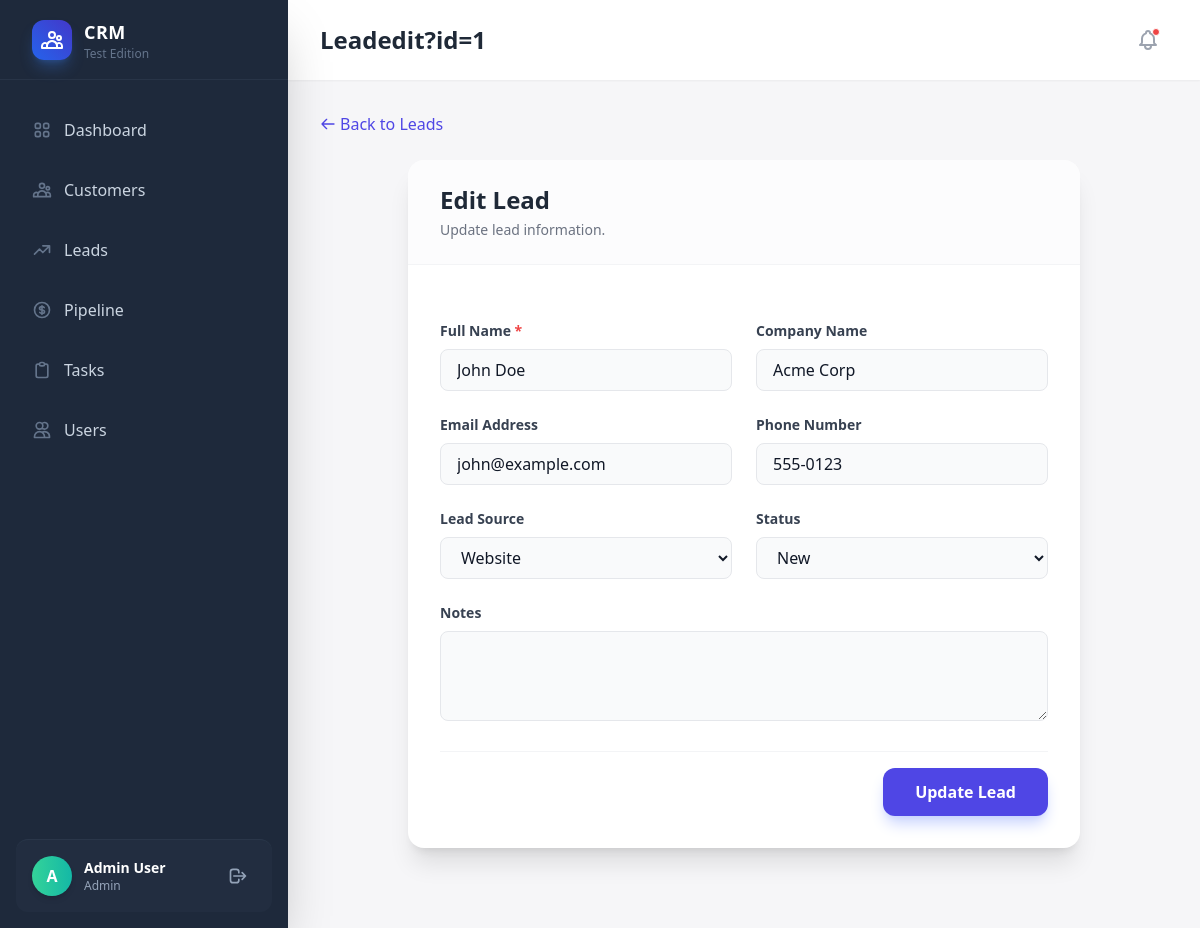
The page /lead/edit?id=1 (signed in) on the database its author committed.
### tables this page shows
CREATE TABLE `leads` (
  `id` int(11) NOT NULL,
  `name` varchar(255) NOT NULL,
  `email` varchar(255) DEFAULT NULL,
  `phone` varchar(50) DEFAULT NULL,
  `company` varchar(255) DEFAULT NULL,
  `source` varchar(100) DEFAULT 'Website',
  `status` varchar(50) DEFAULT 'New',
  `notes` text DEFAULT NULL,
  `created_by` int(11) DEFAULT NULL,
  `created_at` timestamp NOT NULL DEFAULT current_timestamp()
);

### app/controllers/LeadController.php (called while the page is built, shortened)
<?php
class LeadController extends Controller
{
    public function edit()
    {
        $id = $_GET['id'] ?? null;
        $leadModel = new Lead();
        $lead = $leadModel->findById($id);
        $this->view('leads/edit', ['lead' => $lead]);
    }
}

### app/core/App.php (called while the page is built, shortened)
<?php
class App
{
    protected $method = 'index';
    public function __construct()
    {
        $url = $this->parseUrl();
        if (isset($url[0])) {
            if ($url[0] == 'login') {
                $this->controller = 'AuthController';
                $this->method = 'login';
                unset($url[0]);
            } elseif ($url[0] == 'logout') {
                $this->controller = 'AuthController';
                $this->method = 'logout';
                unset($url[0]);
            } else {
                $potentialController = ucfirst($url[0]) . 'Controller';
                if (file_exists('../app/controllers/' . $potentialController . '.php')) {
                    unset($url[0]);
                }
            }
        }
        $this->controller = new $this->controller;
        if (isset($url[1])) {
            if (method_exists($this->controller, $url[1])) {
                $this->method = $url[1];
                unset($url[1]);
            }
        }
        $this->params = $url ? array_values($url) : [];
        call_user_func_array([$this->controller, $this->method], $this->params);
    }
    public function parseUrl()
    {
        if (isset($_GET['url'])) {
            return explode('/', filter_var(rtrim($_GET['url'], '/'), FILTER_SANITIZE_URL));
        }
        return [];
    }
}

### public/index.php (called while the page is built, shortened)
<?php
require_once '../app/init.php';
$app = new App();

### app/init.php (called while the page is built, shortened)
<?php
spl_autoload_register(function ($className) {
    $className = str_replace('App\\', '', $className);
    $path = __DIR__ . '/' . str_replace('\\', '/', $className) . '.php';
});

### config/database.php (called while the page is built)
<?php
return [
    'host' => '127.0.0.1',
    'dbname' => 'professional_crm',
    'username' => 'root',
    'password' => '',
    'charset' => 'utf8mb4'
];

### app/core/Database.php (called while the page is built, shortened)
<?php
class Database
{
    private static $instance = null;
    private $pdo;
    private function __construct()
    {
        try {
            $config = require __DIR__ . '/../../config/database.php';
            $dsn = "mysql:host={$config['host']};dbname={$config['dbname']};charset={$config['charset']}";
            $this->pdo = new PDO($dsn, $config['username'], $config['password']);
            $this->pdo->setAttribute(PDO::ATTR_ERRMODE, PDO::ERRMODE_EXCEPTION);
            $this->pdo->setAttribute(PDO::ATTR_DEFAULT_FETCH_MODE, PDO::FETCH_ASSOC);
        } catch (PDOException $e) {
            die("Database Connection Failed: " . $e->getMessage());
        }
    }
    public static function getInstance()
    {
        if (self::$instance === null) {
            self::$instance = new self();
        }
        return self::$instance;
    }
    public function getConnection()
    {
        return $this->pdo;
    }
}

### app/models/Lead.php (called while the page is built, shortened)
<?php
class Lead
{
    private $pdo;
    public function __construct()
    {
        $this->pdo = Database::getInstance()->getConnection();
    }
    public function findById($id)
    {
        $stmt = $this->pdo->prepare("SELECT * FROM leads WHERE id = ?");
        $stmt->execute([$id]);
        return $stmt->fetch();
    }
}

### app/views/leads/edit.php (the view, shortened to what this page needs)
<?php include __DIR__ . '/../layouts/header.php'; ?>
<div class="mb-6">
    <a href="<?= BASE_URL ?>/lead" class="text-indigo-600 hover:text-indigo-800 flex items-center">
        <svg class="w-4 h-4 mr-1" fill="none" stroke="currentColor" viewBox="0 0 24 24">
            <path stroke-linecap="round" stroke-linejoin="round" stroke-width="2" d="M10 19l-7-7m0 0l7-7m-7 7h18">
            </path>
        </svg>
        Back to Leads
    </a>
</div>
<div class="max-w-2xl mx-auto bg-white rounded-2xl shadow-xl overflow-hidden">
    <div class="px-8 py-6 border-b border-gray-100 bg-gray-50/50">
        <h2 class="text-2xl font-bold text-gray-800">Edit Lead</h2>
        <p class="text-gray-500 text-sm mt-1">Update lead information.</p>
    </div>
    <div class="p-8">
        <form action="<?= BASE_URL ?>/lead/update" method="POST" class="space-y-6">
            <div class="grid grid-cols-1 md:grid-cols-2 gap-6">
                <div>
                    <label class="block text-sm font-semibold text-gray-700 mb-2">Full Name <span
                            class="text-red-500">*</span></label>
                    <input type="text" name="name" required value="<?php echo htmlspecialchars($lead['name']); ?>"
                        class="w-full px-4 py-2 bg-gray-50 border border-gray-200 rounded-lg focus:bg-white focus:border-indigo-500 focus:ring-4 focus:ring-indigo-500/10 transition outline-none">
                </div>
                <div>
                    <label class="block text-sm font-semibold text-gray-700 mb-2">Company Name</label>
                    <input type="text" name="company" value="<?php echo htmlspecialchars($lead['company'] ?? ''); ?>"
                        class="w-full px-4 py-2 bg-gray-50 border border-gray-200 rounded-lg focus:bg-white focus:border-indigo-500 focus:ring-4 focus:ring-indigo-500/10 transition outline-none">
                </div>
            </div>
            <div class="grid grid-cols-1 md:grid-cols-2 gap-6">
                <div>
                    <label class="block text-sm font-semibold text-gray-700 mb-2">Email Address</label>
                    <input type="email" name="email" value="<?php echo htmlspecialchars($lead['email'] ?? ''); ?>"
                        class="w-full px-4 py-2 bg-gray-50 border border-gray-200 rounded-lg focus:bg-white focus:border-indigo-500 focus:ring-4 focus:ring-indigo-500/10 transition outline-none">
                </div>
                <div>
                    <label class="block text-sm font-semibold text-gray-700 mb-2">Phone Number</label>
                    <input type="tel" name="phone" value="<?php echo htmlspecialchars($lead['phone'] ?? ''); ?>"
                        class="w-full px-4 py-2 bg-gray-50 border border-gray-200 rounded-lg focus:bg-white focus:border-indigo-500 focus:ring-4 focus:ring-indigo-500/10 transition outline-none">
                </div>
            </div>
            <div class="grid grid-cols-1 md:grid-cols-2 gap-6">
                <div>
                    <label class="block text-sm font-semibold text-gray-700 mb-2">Lead Source</label>
                    <select name="source"
                        class="w-full px-4 py-2 bg-gray-50 border border-gray-200 rounded-lg focus:bg-white focus:border-indigo-500 focus:ring-4 focus:ring-indigo-500/10 transition outline-none">
                        <option value="Website" <?= ($lead['source'] == 'Website') ? 'selected' : '' ?>>Website</option>
                    </select>
                </div>
                <div>
                    <label class="block text-sm font-semibold text-gray-700 mb-2">Status</label>
                    <select name="status"
                        class="w-full px-4 py-2 bg-gray-50 border border-gray-200 rounded-lg focus:bg-white focus:border-indigo-500 focus:ring-4 focus:ring-indigo-500/10 transition outline-none">
                        <option value="New" <?= ($lead['status'] == 'New') ? 'selected' : '' ?>>New</option>
                    </select>
                </div>
            </div>
            <div>
                <label class="block text-sm font-semibold text-gray-700 mb-2">Notes</label>
                <textarea name="notes" rows="3"
                    class="w-full px-4 py-2 bg-gray-50 border border-gray-200 rounded-lg focus:bg-white focus:border-indigo-500 focus:ring-4 focus:ring-indigo-500/10 transition outline-none"><?php echo htmlspecialchars($lead['notes'] ?? ''); ?></textarea>
            </div>
            <div class="pt-4 flex items-center justify-end border-t border-gray-100 mt-6">
                <button type="submit"
                    class="bg-indigo-600 text-white px-8 py-3 rounded-xl font-bold shadow-lg shadow-indigo-200 hover:bg-indigo-700 hover:shadow-indigo-300 transform transition hover:-translate-y-0.5">
                    Update Lead
                </button>
            </div>
        </form>
    </div>
</div>
<?php include __DIR__ . '/../layouts/footer.php'; ?>

### app/views/layouts/header.php (style rules this page uses)
body { font-family: 'Outfit', sans-serif; }

### rows shown on the page
leads: name "John Doe", company "Acme Corp", email "john@example.com", phone "555-0123", source "Website", status "New"

### other values the page prints
$item['label'] "Dashboard"
$item['label'] "Customers"
$item['label'] "Leads"
$item['label'] "Pipeline"
$item['label'] "Tasks"
$item['label'] "Users"
substr($_SESSION['user_name'] ?? 'U', 0, 1) "A"
$_SESSION['user_name'] "Admin User"
$_SESSION['user_role'] "Admin"
$titles[$page] "Leadedit?id=1"
